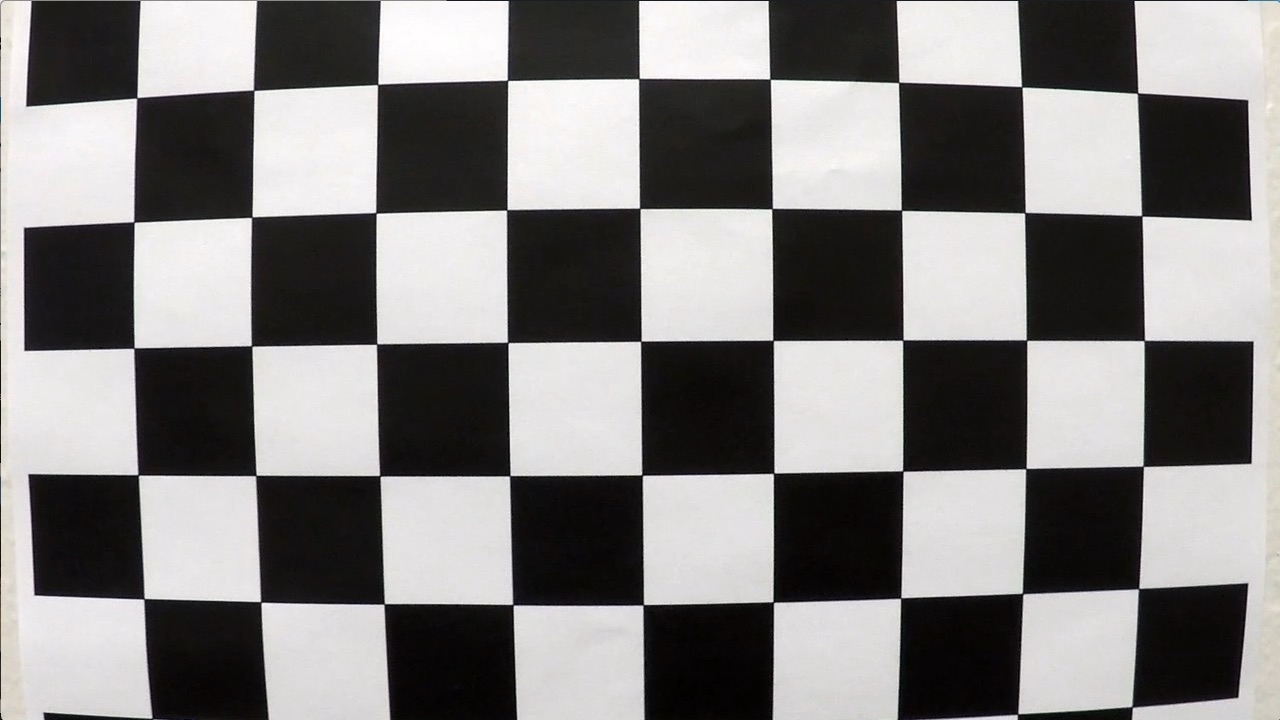
#> input picture cal_images/calibration1.jpg, 1280 x 720 px; its folder holds only this picture in this run
$ python -i gen_process_image.py   (imports and definitions only)   (older library calls are emulated)
#> lines starting #> are read from the running program, lines starting #| are printed output that depends on the picture
# Modules
# undistort_image() : Apply a distortion correction to a single image.
# bin_threshold_pipeline() : Use color & gradients transforms to create a thresholded binary image.
# warp_image : Apply a perspective transform to rectify binary image to generate a birds-eye view.

import numpy as np
import cv2
import glob
import matplotlib.pyplot as plt

## Undistort chessboard images using the distortion matrix
#
# Input :
#    img : source image that needs to be undistorted
#    cam_mtx : camera calibration matrix
#    cam_dst : camera distotion coefficients
# Output:
#     dst - undistorted image
#
# [5 lines left out: function undistort_image, not called in this run]


## Apply Binary thresholding on Sobel gradient, Sobel Mag and dir, and S-channel Color
#
# Input :
#    image : source image
#    s_thresh : tuple of thresold low and high levels for s-color channel
#    sx_thresh : tuple of thresold low and high levels for Sobel X gradient
#    smag_thresh : tuple of thresold low and high levels for Sobel Magnitude
#    sdir_thresh : tuple of thresold low and high levels for Sobel Direction
#
# Output:
#     color_binary - thresholded binary image with color and sobelX thresholding only
#     combined_binary - thresholded binary image with color, Sobel X gradient, mag and direction applied
#
def bin_threshold_pipeline(image, s_thresh=(170, 255), sx_thresh=(20, 100), smag_thresh=(20,100), sdir_thresh=(0.7,1.3)):

    #s_thresh=(170, 255), sx_thresh=(20, 100), smag_thresh=(20,100), sdir_thresh=(0.7,1.3)

#> called with s_thresh = (170, 255), sx_thresh = (20, 100), smag_thresh = (20, 100), sdir_thresh = (0.7, 1.3)
    img = np.copy(image)
    img = img[:,:,::-1]
#> img is the input picture: shape (720, 1280, 3); mean B, G, R 127.8, 128.4, 130.1

    # Convert to HSV color space and separate the V channel
    hsv = cv2.cvtColor(img, cv2.COLOR_RGB2HLS).astype(np.float)
    h_channel = hsv[:,:,0]
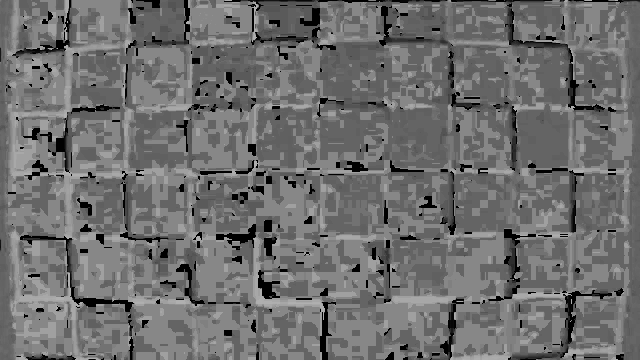
#> h_channel: shape (720, 1280) float64 (shown at 1/2 size); min 0, max 176, mean 110.7
    l_channel = hsv[:,:,1]
    s_channel = hsv[:,:,2]

    # Sobel x
    sobelx = cv2.Sobel(s_channel, cv2.CV_64F, 1, 0) # Take the derivative in x
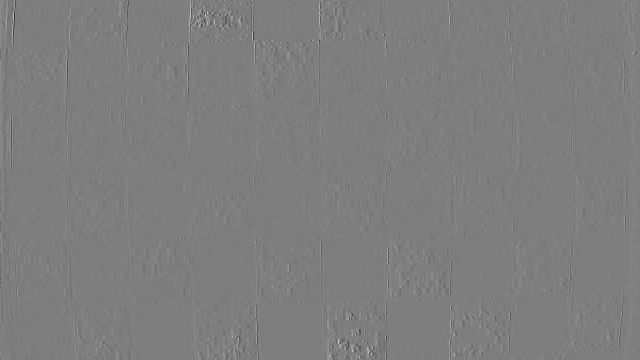
#> sobelx: shape (720, 1280) float64 (shown at 1/2 size); min -1005, max 1020, mean 0; drawn with min black and max white
    abs_sobelx = np.absolute(sobelx) # Absolute x derivative to accentuate lines away from horizontal
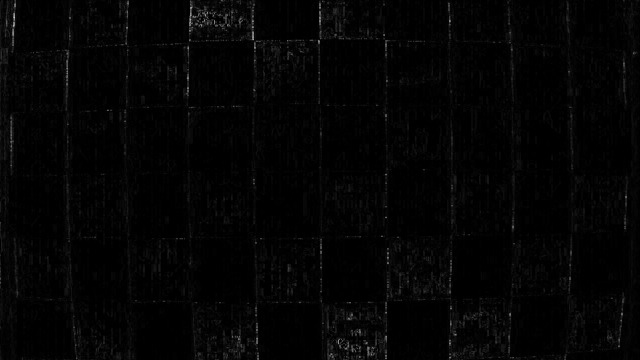
#> abs_sobelx: shape (720, 1280) float64 (shown at 1/2 size); min 0, max 1020, mean 16.8; drawn with min black and max white
    scaled_sobel_x = np.uint8(255*abs_sobelx/np.max(abs_sobelx))

    # Threshold x gradient
    sxbinary = np.zeros_like(scaled_sobel_x)
    sxbinary[(scaled_sobel_x >= sx_thresh[0]) & (scaled_sobel_x <= sx_thresh[1])] = 1

    # Sobel y
    sobely = cv2.Sobel(s_channel, cv2.CV_64F, 0, 1) # Take the derivative in x
    abs_sobely = np.absolute(sobely) # Absolute x derivative to accentuate lines away from horizontal
    scaled_sobel_y = np.uint8(255*abs_sobely/np.max(abs_sobely))

    # Sobel magnitude and direction
    sobel_mag = np.sqrt(sobelx**2 + sobely**2)
    scaled_sobel_mag = np.uint8(255*sobel_mag/np.max(sobel_mag))

    sobel_dir = np.arctan2(np.absolute(sobely), np.absolute(sobelx))
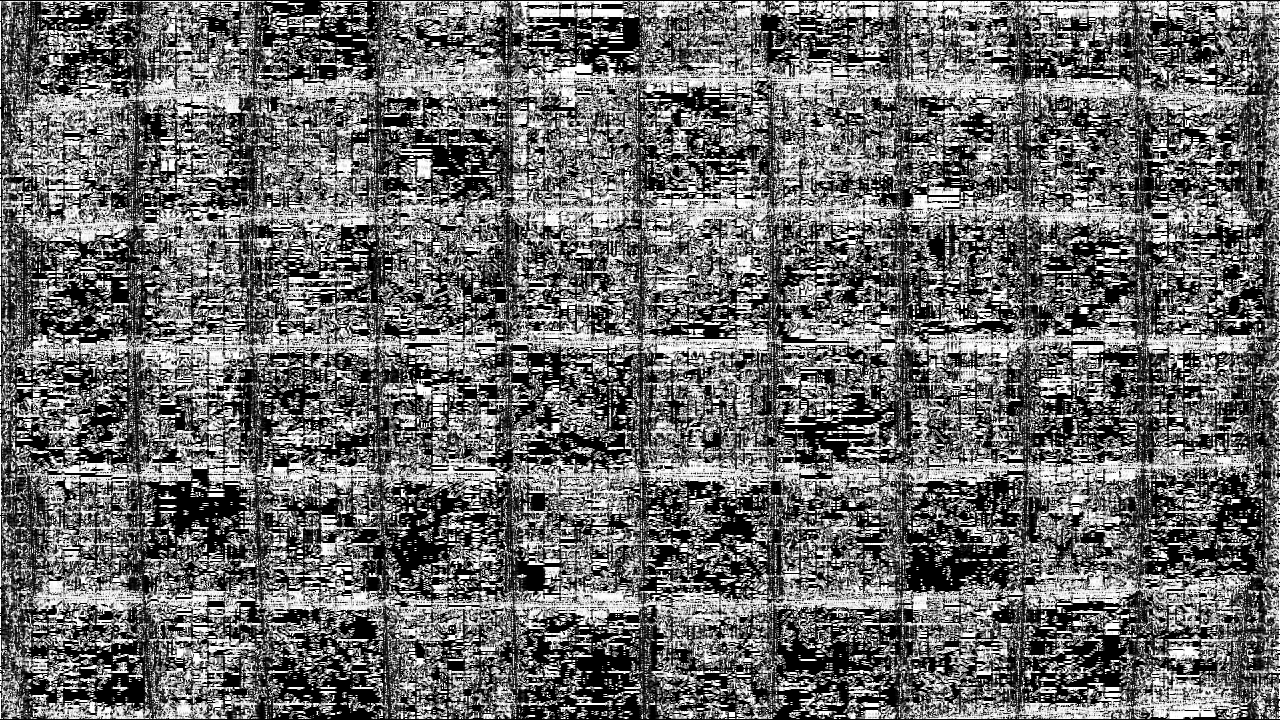
#> sobel_dir: shape (720, 1280) float64; min 0, max 1.57, mean 0.662; drawn with min black and max white

    # Sobel magnitude and direction threshold
    smagbinary = np.zeros_like(scaled_sobel_mag)
    smagbinary[(scaled_sobel_mag >= smag_thresh[0]) & (scaled_sobel_mag <= smag_thresh[1])] = 1

    sdirbinary = np.zeros_like(sobel_dir)
    sdirbinary[(sobel_dir >= sdir_thresh[0]) & (sobel_dir <= sdir_thresh[1])] = 1

    # Threshold y gradient
    sybinary = np.zeros_like(scaled_sobel_y)
    sybinary[(scaled_sobel_y >= sx_thresh[0]) & (scaled_sobel_y <= sx_thresh[1])] = 1

    # Threshold color channel
    s_binary = np.zeros_like(s_channel)
    s_binary[(s_channel >= s_thresh[0]) & (s_channel <= s_thresh[1])] = 1

    # Stack each channel
    # Note color_binary[:, :, 0] is all 0s, effectively an all black image. It might
    # be beneficial to replace this channel with something else.
    color_binary = np.dstack(( np.zeros_like(sxbinary), sxbinary, s_binary))

    # Combine the two binary thresholds
    combined_binary = np.zeros_like(sxbinary)
    combined_binary[(s_binary == 1) | ((sxbinary == 1) & (sybinary==1)) | ((smagbinary == 1) & (sdirbinary == 1))] = 1

    return color_binary, combined_binary


## Apply Perspective transform
#
# Input :
#    image : source image
#    src_rect: 4x2 array - coordinates of rectangle on the source image on which the transform is applied
#    dst_rect: 4x2 array - coordinates of rectangle on the warped image corresponding to src_rect
# Output:
#    warped : image with perspective transform applied
#    Minv : coefficients for inverse perspective transform
#
# [9 lines left out: function warp, not called in this run]

>>> import cv2
>>> picture = cv2.cvtColor(cv2.imread('../cal_images/calibration1.jpg'), cv2.COLOR_BGR2RGB)
>>> result = bin_threshold_pipeline(picture)

$ run again, on cal_images/calibration10.jpg
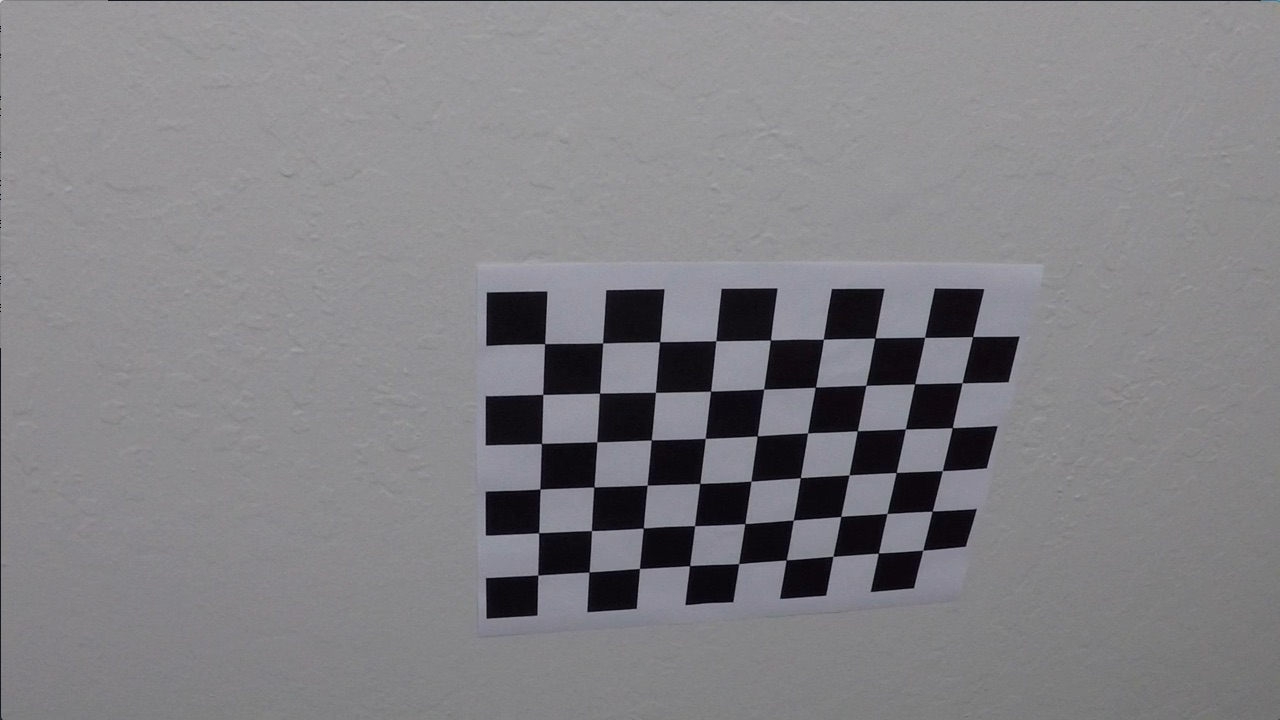
#> input picture cal_images/calibration10.jpg, 1280 x 720 px
#> in bin_threshold_pipeline, img is the input picture: shape (720, 1280, 3); mean B, G, R 133.1, 129.4, 130.2
#> in bin_threshold_pipeline, `abs_sobelx = np.absolute(sobelx)`:
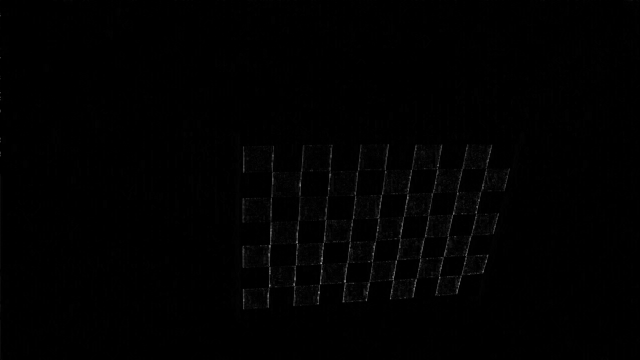
#> abs_sobelx: shape (720, 1280) float64 (shown at 1/2 size); min 0, max 932, mean 5.3; drawn with min black and max white
#> in bin_threshold_pipeline, `sobel_dir = np.arctan2(np.absolute(sobely), np.absolute(sobelx))`:
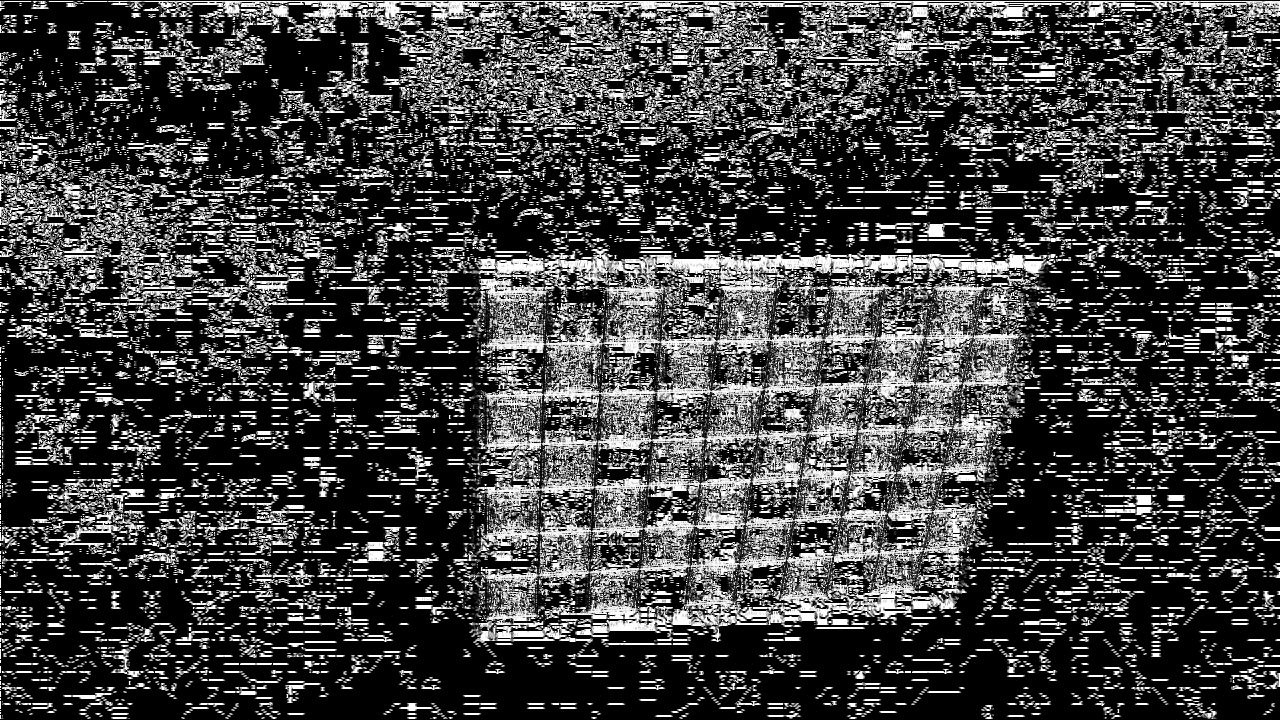
#> sobel_dir: shape (720, 1280) float64; min 0, max 1.57, mean 0.412; drawn with min black and max white

$ run again, on cal_images/calibration11.jpg
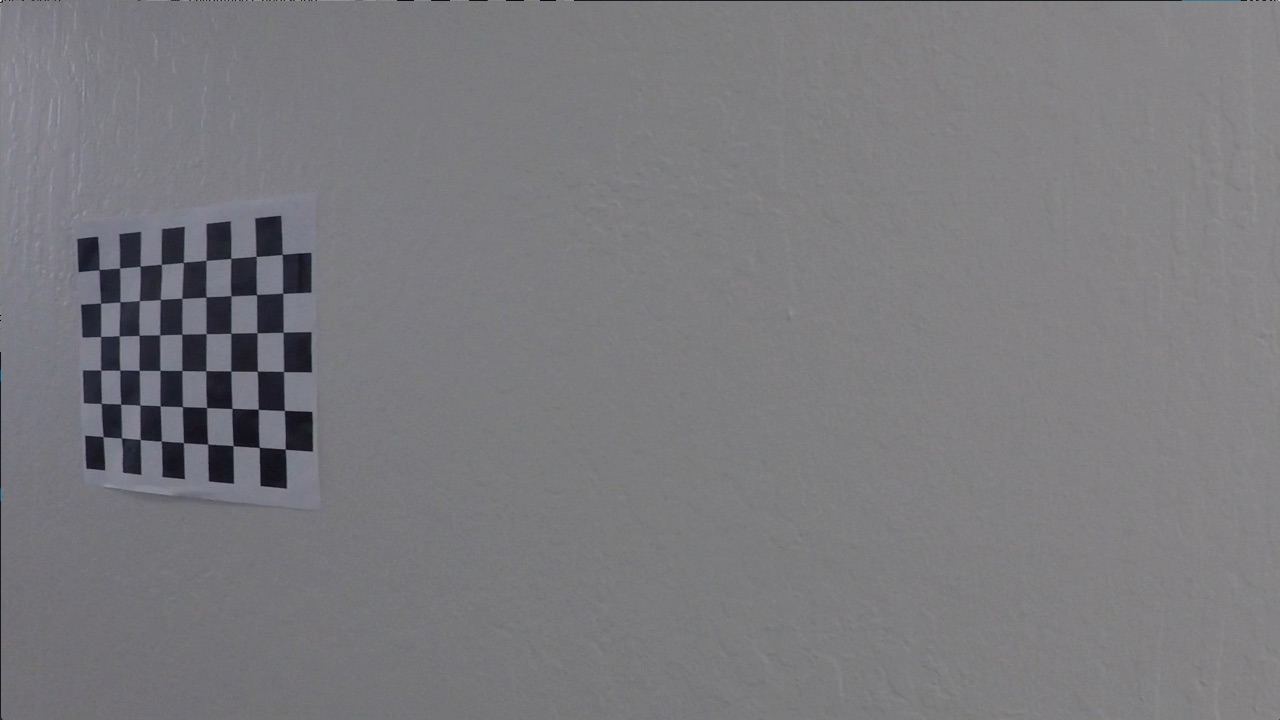
#> input picture cal_images/calibration11.jpg, 1280 x 720 px
#> in bin_threshold_pipeline, img is the input picture: shape (720, 1280, 3); mean B, G, R 125.2, 121.7, 122.2
#> in bin_threshold_pipeline, `abs_sobelx = np.absolute(sobelx)`:
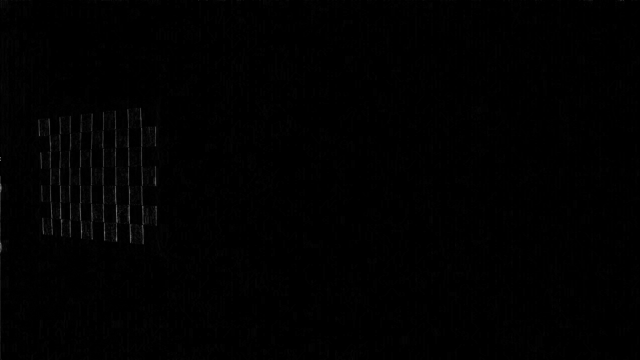
#> abs_sobelx: shape (720, 1280) float64 (shown at 1/2 size); min 0, max 498, mean 2.4; drawn with min black and max white
#> in bin_threshold_pipeline, `sobel_dir = np.arctan2(np.absolute(sobely), np.absolute(sobelx))`:
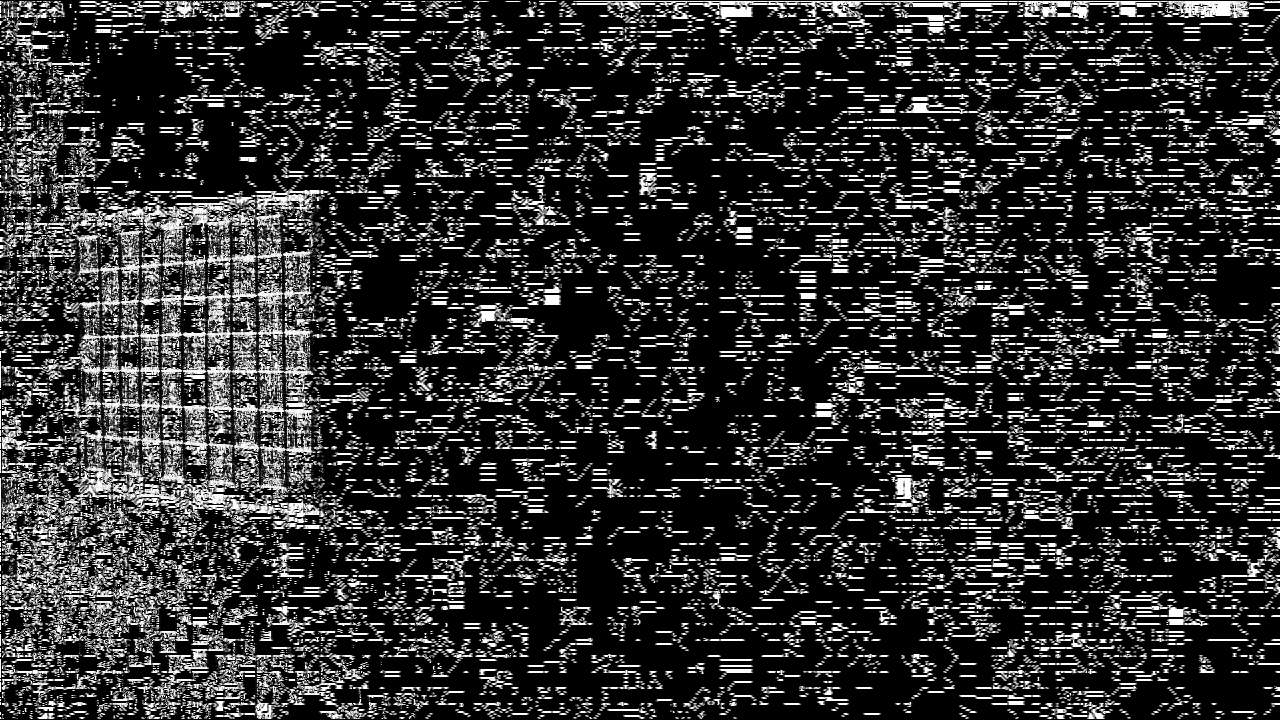
#> sobel_dir: shape (720, 1280) float64; min 0, max 1.57, mean 0.3; drawn with min black and max white
